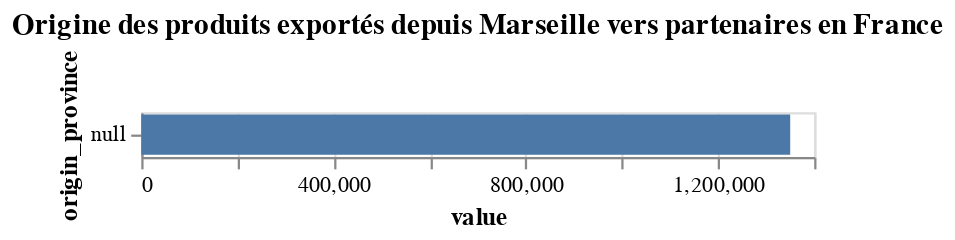

Here is the notebook cell this chart was saved with:
### Code cell
visualise(france_bucket_data, 'Origine des produits exportés depuis Marseille vers partenaires en France')

### Figure 1 — Vega-Lite specification as saved in the notebook (floating-point values rounded to 4 significant figures)
{"$schema": "https://vega.github.io/schema/vega-lite/v5.json", "data": {"values": [{"origin_province": null, "total_value": 1350000.0}]}, "encoding": {"x": {"field": "total_value", "title": "value", "type": "quantitative"}, "y": {"field": "origin_province", "sort": "-x", "title": "origin_province", "type": "nominal"}}, "mark": "bar", "title": "Origine des produits exportés depuis Marseille vers partenaires en France"}
